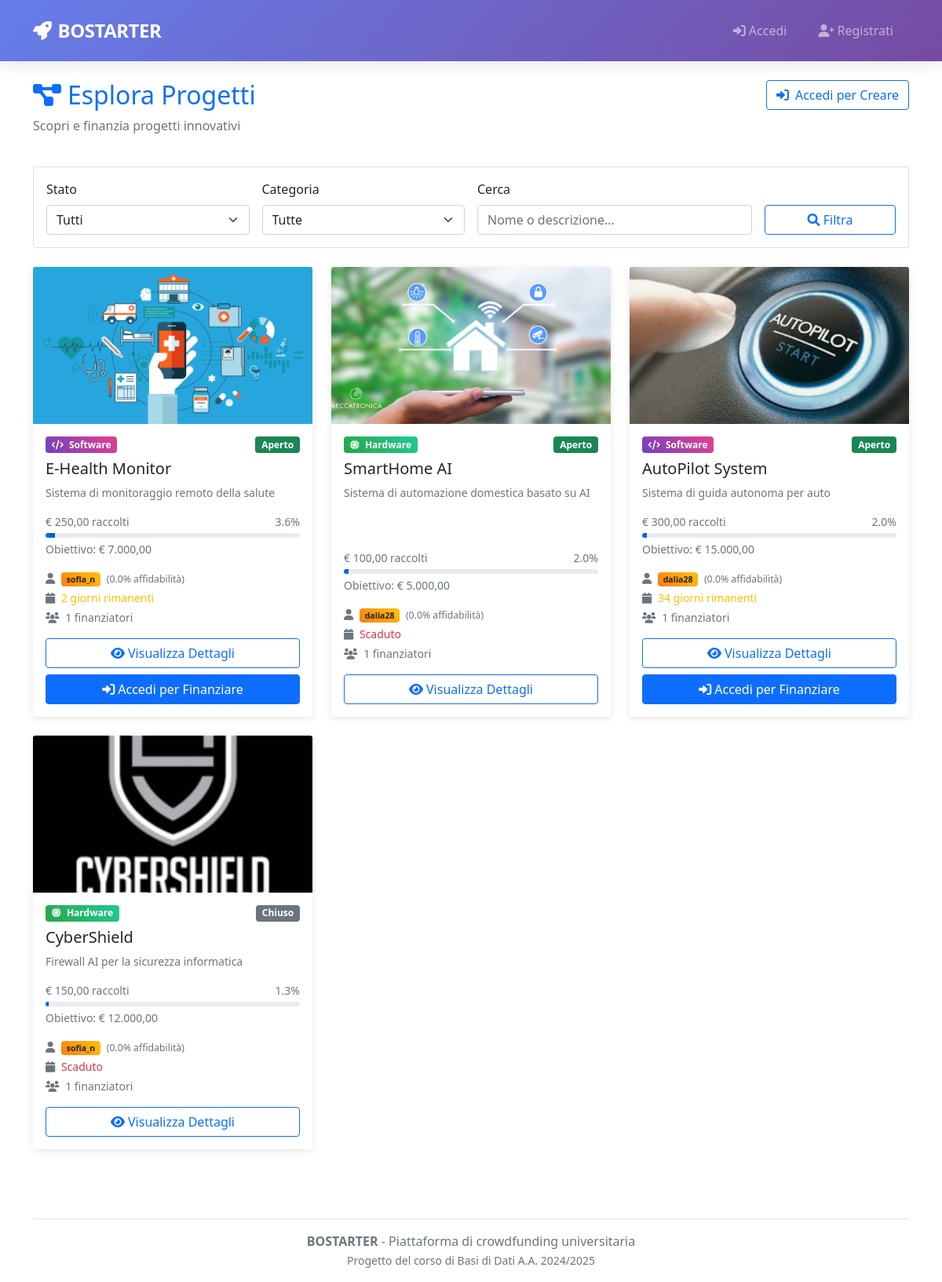
The page /public/projects/projects.php on the database its author committed.
### tables this page shows
CREATE TABLE PROGETTO(
    Nome                VARCHAR(100) PRIMARY KEY,
    Descrizione         TEXT NOT NULL,
    Data_Inserimento    DATE NOT NULL,
    Stato               ENUM('aperto', 'chiuso')NOT NULL DEFAULT 'aperto',
    Budget              DECIMAL(10,2) NOT NULL,
    Data_Limite         DATE NOT NULL,
    Tipo                ENUM('Hardware', 'Software') NOT NULL,
    Email_Creatore      VARCHAR(100) NOT NULL,
    FOREIGN KEY (Email_Creatore) REFERENCES CREATORE(Email) ON DELETE CASCADE
);

CREATE TABLE UTENTE(
    Email               VARCHAR(100) PRIMARY KEY,
    Nickname            VARCHAR(50) UNIQUE NOT NULL,
    Password            VARCHAR(255) NOT NULL,
    Nome                VARCHAR(50) NOT NULL,
    Cognome             VARCHAR(50) NOT NULL,
    Anno_Di_Nascita     DATE NOT NULL,
    Luogo_Di_Nascita    VARCHAR(100) NOT NULL
);

CREATE TABLE CREATORE (
    Email           VARCHAR(100) PRIMARY KEY,
    Nr_Progetti     INT DEFAULT 0,
    Affidabilita    FLOAT DEFAULT 0,
    FOREIGN KEY (Email) REFERENCES UTENTE(Email) ON DELETE CASCADE
);

### public/projects/projects.php (the view, shortened to what the rows shown need)
<?php
require_once '../../config/database.php';
$db = Database::getInstance();
$db->ensureEventScheduler();
$db->execute("
    UPDATE PROGETTO
    SET Stato = 'chiuso'
    WHERE Stato = 'aperto' AND Data_Limite <= CURDATE()
");
$searchQuery = trim($_GET['search'] ?? '');
$statusFilter = $_GET['status'] ?? 'all';
$categoryFilter = $_GET['category'] ?? 'all';
$whereClause = "WHERE 1=1";
$params = [];
$sql = "
    SELECT
        p.Nome,
        p.Descrizione,
        p.Data_Inserimento,
        p.Stato,
        p.Budget,
        p.Data_Limite,
        p.Tipo AS Categoria,
        u.Nickname AS Creatore,
        c.Affidabilita,
        COALESCE(SUM(f.Importo), 0) AS Totale_Finanziato,
        COUNT(DISTINCT f.ID) AS Num_Finanziatori,
        foto.percorso AS Foto,
        DATEDIFF(p.Data_Limite, CURDATE()) AS Giorni_Rimanenti
    FROM PROGETTO p
    JOIN CREATORE c ON p.Email_Creatore = c.Email
    JOIN UTENTE u ON c.Email = u.Email
    LEFT JOIN FINANZIAMENTO f ON p.Nome = f.Nome_Progetto
    LEFT JOIN FOTO foto ON p.Nome = foto.Nome_Progetto
    $whereClause
    GROUP BY p.Nome, p.Descrizione, p.Data_Inserimento, p.Stato, p.Budget, p.Data_Limite, p.Tipo, u.Nickname, c.Affidabilita, foto.percorso
    ORDER BY p.Data_Inserimento DESC
";
$progetti = $db->fetchAll($sql, $params);
$isLoggedIn = SessionManager::isLoggedIn();
$isCreator = SessionManager::isCreator();
?>
<!DOCTYPE html>
<html lang="it">
<head>
    <link href="https://cdn.jsdelivr.net/npm/bootstrap@5.1.3/dist/css/bootstrap.min.css" rel="stylesheet">
    <link href="https://cdnjs.cloudflare.com/ajax/libs/font-awesome/6.0.0/css/all.min.css" rel="stylesheet">
</head>
<body>
<div class="container mt-4">
    <div class="row mb-4">
        <div class="col-md-8">
            <h1 class="h2 text-primary">
                <i class="fas fa-project-diagram me-2"></i>Esplora Progetti
            </h1>
        </div>
    </div>
    <div class="row">
        <?php if (empty($progetti)): ?>
            <div class="col-12">
                <div class="text-center py-5">
                    <i class="fas fa-search fa-3x text-muted mb-3"></i>
                    <h4 class="text-muted">Nessun progetto trovato</h4>
                    <p class="text-muted">
                        <?php if (!empty($searchQuery) || $statusFilter !== 'all' || $categoryFilter !== 'all'): ?>
                            Prova a modificare i filtri di ricerca
                        <?php else: ?>
                            Non ci sono ancora progetti nella piattaforma
                        <?php endif; ?>
                    </p>
                    <?php if ($isLoggedIn && $isCreator): ?>
                        <a href="../dashboard/creator_dashboard.php" class="btn btn-primary">
                            <i class="fas fa-plus me-2"></i>Crea il Primo Progetto
                        </a>
                    <?php endif; ?>
                </div>
            </div>
        <?php else: ?>
            <?php foreach ($progetti as $progetto): ?>
                <?php
                $percentualeCompletamento = $progetto['Budget'] > 0
                    ? min(100, ($progetto['Totale_Finanziato'] / $progetto['Budget']) * 100)
                    : 0;
                $giorniRimanenti = $progetto['Giorni_Rimanenti'];
                $statoClasse = $progetto['Stato'] === 'aperto' ? 'success' : 'secondary';
                ?>
                <div class="col-lg-4 col-md-6 mb-4">
                    <div class="card project-card h-100">
                        <?php
                        $fotoDb = $progetto['Foto'] ?? '';
                        if ($fotoDb !== '') {
                            $src = (strpos($fotoDb, 'img/') === 0)
                                ? "/Bostarter/{$fotoDb}"
                                : "/Bostarter/img/{$fotoDb}";
                        } else {
                            $src = null;
                        }
                        ?>
                        <?php if ($src): ?>
                            <img src="<?= htmlspecialchars($src) ?>"
                                 class="card-img-top"
                                 style="height:200px; object-fit:cover;"
                                 alt="<?= htmlspecialchars($progetto['Nome']) ?>">
                        <?php endif; ?>
                        <div class="card-body d-flex flex-column">
                            <div class="d-flex justify-content-between align-items-start mb-2">
                                <span class="badge <?= $progetto['Categoria'] === 'Hardware' ? 'badge-hardware' : 'badge-software' ?> text-white">
                                    <i class="fas fa-<?= $progetto['Categoria'] === 'Hardware' ? 'microchip' : 'code' ?> me-1"></i>
                                    <?= htmlspecialchars($progetto['Categoria']) ?>
                                </span>
                                <span class="badge bg-<?= $statoClasse ?>"><?= ucfirst($progetto['Stato']) ?></span>
                            </div>
                            <h5 class="card-title"><?= htmlspecialchars($progetto['Nome']) ?></h5>
                            <p class="card-text text-muted small flex-grow-1">
                                <?= htmlspecialchars(substr($progetto['Descrizione'], 0, 100)) ?>
                            </p>
                            <div class="mb-3">
                                <div class="d-flex justify-content-between small text-muted mb-1">
                                    <span><?= Utils::formatCurrency($progetto['Totale_Finanziato']) ?> raccolti</span>
                                    <span><?= number_format($percentualeCompletamento, 1) ?>%</span>
                                </div>
                                <div class="progress" style="height: 6px;">
                                    <div class="progress-bar progress-bar-custom"
                                         style="width: <?= $percentualeCompletamento ?>%"></div>
                                </div>
                                <div class="small text-muted mt-1">
                                    Obiettivo: <?= Utils::formatCurrency($progetto['Budget']) ?>
                                </div>
                            </div>
                            <div class="row small text-muted mb-3">
                                <div class="col-12 mb-1">
                                    <i class="fas fa-user me-1"></i>
                                    <span class="creator-badge badge text-dark">
                                        <?= htmlspecialchars($progetto['Creatore']) ?>
                                    </span>
                                    <small class="ms-1">
                                        (<?= number_format($progetto['Affidabilita'] * 100, 1) ?>% affidabilità)
                                    </small>
                                </div>
                                <div class="col-12 mb-1">
                                    <i class="fas fa-calendar me-1"></i>
                                    <?php if ($giorniRimanenti > 0): ?>
                                        <span class="text-warning"><?= $giorniRimanenti ?> giorni rimanenti</span>
                                    <?php else: ?>
                                        <span class="text-danger">Scaduto</span>
                                    <?php endif; ?>
                                </div>
                                <div class="col-12">
                                    <i class="fas fa-users me-1"></i>
                                    <?= $progetto['Num_Finanziatori'] ?> finanziatori
                                </div>
                            </div>
                            <div class="mt-auto">
                                <div class="d-grid gap-2">
                                    <a href="project_detail.php?name=<?= urlencode($progetto['Nome']) ?>"
                                       class="btn btn-outline-primary">
                                        <i class="fas fa-eye me-1"></i>Visualizza Dettagli
                                    </a>
                                    <?php if ($progetto['Stato'] === 'aperto' && $giorniRimanenti > 0): ?>
                                        <?php if ($isLoggedIn): ?>
                                            <a href="project_detail.php?name=<?= urlencode($progetto['Nome']) ?>"
                                               class="btn btn-primary">
                                                <i class="fas fa-heart me-1"></i>Finanzia Progetto
                                            </a>
                                        <?php else: ?>
                                            <a href="../../index.html" class="btn btn-primary">
                                                <i class="fas fa-sign-in-alt me-1"></i>Accedi per Finanziare
                                            </a>
                                        <?php endif; ?>
                                    <?php endif; ?>
                                </div>
                            </div>
                        </div>
                    </div>
                </div>
            <?php endforeach; ?>
        <?php endif; ?>
    </div>
</div>
</body>
</html>

### rows shown on the page
progetto: shows a picture, Tipo "Software", Stato "Aperto", Nome "E-Health Monitor", Descrizione "Sistema di monitoraggio remoto della salute", Totale_Finanziato "€ 250,00", percentualeCompletamento "3.6", $percentualeCompletamento 3.5714285714286 (drawn), Budget "€ 7.000,00", utente.Nickname "sofia_n", $progetto['Affidabilita']*100 "0.0", giorniRimanenti "2", Num_Finanziatori "1", shows "Accedi per Finanziare"
progetto: shows a picture, Tipo "Hardware", Stato "Aperto", Nome "SmartHome AI", Descrizione "Sistema di automazione domestica basato su AI", Totale_Finanziato "€ 100,00", percentualeCompletamento "2.0", $percentualeCompletamento 2 (drawn), Budget "€ 5.000,00", utente.Nickname "dalia28", $progetto['Affidabilita']*100 "0.0", shows "Scaduto", Num_Finanziatori "1"
progetto: shows a picture, Tipo "Software", Stato "Aperto", Nome "AutoPilot System", Descrizione "Sistema di guida autonoma per auto", Totale_Finanziato "€ 300,00", percentualeCompletamento "2.0", $percentualeCompletamento 2 (drawn), Budget "€ 15.000,00", utente.Nickname "dalia28", $progetto['Affidabilita']*100 "0.0", giorniRimanenti "34", Num_Finanziatori "1", shows "Accedi per Finanziare"
progetto: shows a picture, Tipo "Hardware", Stato "Chiuso", Nome "CyberShield", Descrizione "Firewall AI per la sicurezza informatica", Totale_Finanziato "€ 150,00", percentualeCompletamento "1.3", $percentualeCompletamento 1.25 (drawn), Budget "€ 12.000,00", utente.Nickname "sofia_n", $progetto['Affidabilita']*100 "0.0", shows "Scaduto", Num_Finanziatori "1"
